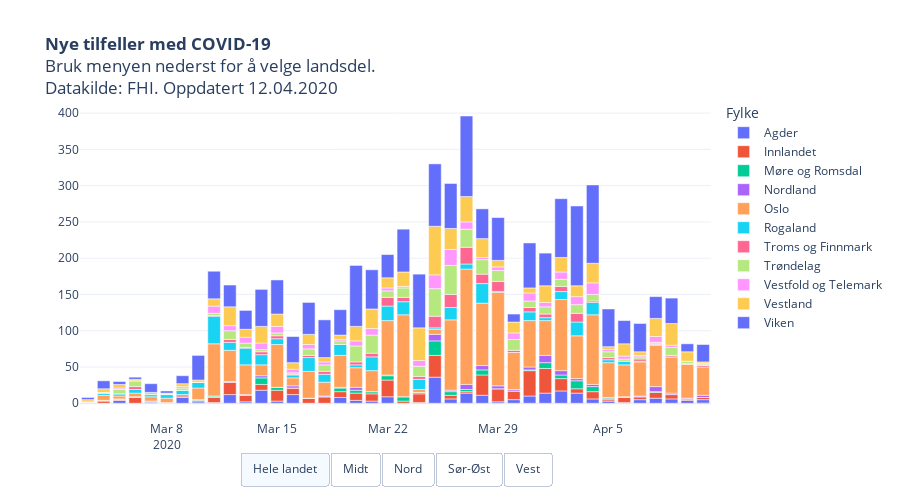

The notebook cell this image was saved under:
### Code cell
legend = [i for i in endring["Fylke"].dropna().unique()]
foretak = [i for i in endring["RHF"].dropna().unique()]
legend.sort()
foretak.sort()

fig = px.bar(endring, x='variable', y='value',
             category_orders={"RHF": foretak},
             title = "<b>Nye tilfeller med COVID-19</b><br>Bruk menyen nederst for å velge landsdel.<br>Datakilde: FHI. Oppdatert "+datetime.today().strftime('%d.%m.%Y'),
             color='Fylke', 
             height=500,
             hover_name="Fylke",
             hover_data=["value"],
             template = "plotly_white",
             labels = {"variable": "Dato", "value": "Nye tilfeller"}    
            )



fig.update_layout(
    updatemenus = list([
    dict(type="buttons", 
         direction="left", 
         active=0,
         buttons=list([
                        dict(label='Hele landet',
                 method='update',
                 args=[{'visible': [True, True, True, True, True, True, True, True, True, True, True]},
                       {'yaxis': {"title": "",
                                  "annotations": []}}]), 
            dict(label='Midt',
                 method='update',
                 args=[{'visible': [False, False, True, False, False, False, False, True, False, False, False]},
                       {'yaxis': {"title": "",
                                  "annotations": []}}]),         
            dict(label='Nord',
                 method='update',
                 args=[{'visible': [False, False, False, True, False, False, True, False, False, False, False]},
                       {'yaxis': {"title": "",
                                  "annotations": []}}]),
            
            dict(label='Sør-Øst',
                 method='update',
                 args=[{'visible': [True, True, False, False, True, False, False, False, True, False, True]},
                       {'yaxis': {"title": "",
                                  "annotations": []}}]),  
                               
             dict(label='Vest',
                 method='update',
                 args=[{'visible': [False, False, False, False, False, True, False, False, False, True, False]},
                       {'yaxis': {"title": "",
                                  "annotations": []}}])  
             
            ]),
            showactive=True,
            x=0.5,
            xanchor="center",
            y=-0.1,
            yanchor="top"
        )
    ]))

fig.update_layout(autosize=True,
    #margin=dict(l=100, r=100, t=150, b=0),
    paper_bgcolor='rgba(0, 0, 0, 0)',
    xaxis=dict(title=''),
    yaxis=dict(title='', rangemode = 'tozero'),
    #plot_bgcolor='rgb(248, 248, 255),'
                 )

py.plot(fig, filename='COVID19_nye_tilfeller.html', auto_open=False)
fig.show()

### Figure 1 — Plotly figure (JSON) as saved in the notebook; plotly's stock layout.template omitted (floating-point values rounded to 4 significant figures)
{"data": [{"alignmentgroup": "True", "customdata": [[1], [0], [4], [0], [2], [0], [8], [2], [1], [12], [2], [18], [3], [12], [0], [0], [8], [4], [3], [9], [0], [1], [36], [6], [14], [11], [2], [5], [10], [14], [17], [14], [6], [3], [1], [5], [7], [6], [4], [5]], "hoverlabel": {"namelength": 0}, "hovertemplate": "<b>%{hovertext}</b><br><br>Fylke=Agder<br>Dato=%{x}<br>Nye tilfeller=%{customdata[0]}", "hovertext": ["Agder", "Agder", "Agder", "Agder", "Agder", "Agder", "Agder", "Agder", "Agder", "Agder", "Agder", "Agder", "Agder", "Agder", "Agder", "Agder", "Agder", "Agder", "Agder", "Agder", "Agder", "Agder", "Agder", "Agder", "Agder", "Agder", "Agder", "Agder", "Agder", "Agder", "Agder", "Agder", "Agder", "Agder", "Agder", "Agder", "Agder", "Agder", "Agder", "Agder"], "legendgroup": "Agder", "marker": {"color": "#636efa"}, "name": "Agder", "offsetgroup": "Agder", "orientation": "v", "showlegend": true, "textposition": "auto", "type": "bar", "x": ["2020-03-03T00:00:00", "2020-03-04T00:00:00", "2020-03-05T00:00:00", "2020-03-06T00:00:00", "2020-03-07T00:00:00", "2020-03-08T00:00:00", "2020-03-09T00:00:00", "2020-03-10T00:00:00", "2020-03-11T00:00:00", "2020-03-12T00:00:00", "2020-03-13T00:00:00", "2020-03-14T00:00:00", "2020-03-15T00:00:00", "2020-03-16T00:00:00", "2020-03-17T00:00:00", "2020-03-18T00:00:00", "2020-03-19T00:00:00", "2020-03-20T00:00:00", "2020-03-21T00:00:00", "2020-03-22T00:00:00", "2020-03-23T00:00:00", "2020-03-24T00:00:00", "2020-03-25T00:00:00", "2020-03-26T00:00:00", "2020-03-27T00:00:00", "2020-03-28T00:00:00", "2020-03-29T00:00:00", "2020-03-30T00:00:00", "2020-03-31T00:00:00", "2020-04-01T00:00:00", "2020-04-02T00:00:00", "2020-04-03T00:00:00", "2020-04-04T00:00:00", "2020-04-05T00:00:00", "2020-04-06T00:00:00", "2020-04-07T00:00:00", "2020-04-08T00:00:00", "2020-04-09T00:00:00", "2020-04-10T00:00:00", "2020-04-11T00:00:00"], "xaxis": "x", "y": [1, 0, 4, 0, 2, 0, 8, 2, 1, 12, 2, 18, 3, 12, 0, 0, 8, 4, 3, 9, 0, 1, 36, 6, 14, 11, 2, 5, 10, 14, 17, 14, 6, 3, 1, 5, 7, 6, 4, 5], "yaxis": "y"}, {"alignmentgroup": "True", "customdata": [[0], [3], [1], [8], [0], [0], [2], [2], [7], [17], [9], [8], [15], [9], [7], [9], [8], [10], [10], [23], [3], [12], [30], [5], [2], [28], [18], [12], [35], [34], [17], [6], [10], [2], [7], [4], [8], [6], [2], [3]], "hoverlabel": {"namelength": 0}, "hovertemplate": "<b>%{hovertext}</b><br><br>Fylke=Innlandet<br>Dato=%{x}<br>Nye tilfeller=%{customdata[0]}", "hovertext": ["Innlandet", "Innlandet", "Innlandet", "Innlandet", "Innlandet", "Innlandet", "Innlandet", "Innlandet", "Innlandet", "Innlandet", "Innlandet", "Innlandet", "Innlandet", "Innlandet", "Innlandet", "Innlandet", "Innlandet", "Innlandet", "Innlandet", "Innlandet", "Innlandet", "Innlandet", "Innlandet", "Innlandet", "Innlandet", "Innlandet", "Innlandet", "Innlandet", "Innlandet", "Innlandet", "Innlandet", "Innlandet", "Innlandet", "Innlandet", "Innlandet", "Innlandet", "Innlandet", "Innlandet", "Innlandet", "Innlandet"], "legendgroup": "Innlandet", "marker": {"color": "#EF553B"}, "name": "Innlandet", "offsetgroup": "Innlandet", "orientation": "v", "showlegend": true, "textposition": "auto", "type": "bar", "x": ["2020-03-03T00:00:00", "2020-03-04T00:00:00", "2020-03-05T00:00:00", "2020-03-06T00:00:00", "2020-03-07T00:00:00", "2020-03-08T00:00:00", "2020-03-09T00:00:00", "2020-03-10T00:00:00", "2020-03-11T00:00:00", "2020-03-12T00:00:00", "2020-03-13T00:00:00", "2020-03-14T00:00:00", "2020-03-15T00:00:00", "2020-03-16T00:00:00", "2020-03-17T00:00:00", "2020-03-18T00:00:00", "2020-03-19T00:00:00", "2020-03-20T00:00:00", "2020-03-21T00:00:00", "2020-03-22T00:00:00", "2020-03-23T00:00:00", "2020-03-24T00:00:00", "2020-03-25T00:00:00", "2020-03-26T00:00:00", "2020-03-27T00:00:00", "2020-03-28T00:00:00", "2020-03-29T00:00:00", "2020-03-30T00:00:00", "2020-03-31T00:00:00", "2020-04-01T00:00:00", "2020-04-02T00:00:00", "2020-04-03T00:00:00", "2020-04-04T00:00:00", "2020-04-05T00:00:00", "2020-04-06T00:00:00", "2020-04-07T00:00:00", "2020-04-08T00:00:00", "2020-04-09T00:00:00", "2020-04-10T00:00:00", "2020-04-11T00:00:00"], "xaxis": "x", "y": [0, 3, 1, 8, 0, 0, 2, 2, 7, 17, 9, 8, 15, 9, 7, 9, 8, 10, 10, 23, 3, 12, 30, 5, 2, 28, 18, 12, 35, 34, 17, 6, 10, 2, 7, 4, 8, 6, 2, 3], "yaxis": "y"}, {"alignmentgroup": "True", "customdata": [[0], [1], [1], [0], [0], [0], [2], [1], [2], [0], [0], [9], [4], [0], [0], [0], [5], [4], [3], [6], [6], [2], [20], [5], [3], [7], [0], [0], [1], [8], [5], [11], [7], [2], [0], [0], [1], [0], [0], [0]], "hoverlabel": {"namelength": 0}, "hovertemplate": "<b>%{hovertext}</b><br><br>Fylke=Møre og Romsdal<br>Dato=%{x}<br>Nye tilfeller=%{customdata[0]}", "hovertext": ["Møre og Romsdal", "Møre og Romsdal", "Møre og Romsdal", "Møre og Romsdal", "Møre og Romsdal", "Møre og Romsdal", "Møre og Romsdal", "Møre og Romsdal", "Møre og Romsdal", "Møre og Romsdal", "Møre og Romsdal", "Møre og Romsdal", "Møre og Romsdal", "Møre og Romsdal", "Møre og Romsdal", "Møre og Romsdal", "Møre og Romsdal", "Møre og Romsdal", "Møre og Romsdal", "Møre og Romsdal", "Møre og Romsdal", "Møre og Romsdal", "Møre og Romsdal", "Møre og Romsdal", "Møre og Romsdal", "Møre og Romsdal", "Møre og Romsdal", "Møre og Romsdal", "Møre og Romsdal", "Møre og Romsdal", "Møre og Romsdal", "Møre og Romsdal", "Møre og Romsdal", "Møre og Romsdal", "Møre og Romsdal", "Møre og Romsdal", "Møre og Romsdal", "Møre og Romsdal", "Møre og Romsdal", "Møre og Romsdal"], "legendgroup": "Møre og Romsdal", "marker": {"color": "#00cc96"}, "name": "Møre og Romsdal", "offsetgroup": "Møre og Romsdal", "orientation": "v", "showlegend": true, "textposition": "auto", "type": "bar", "x": ["2020-03-03T00:00:00", "2020-03-04T00:00:00", "2020-03-05T00:00:00", "2020-03-06T00:00:00", "2020-03-07T00:00:00", "2020-03-08T00:00:00", "2020-03-09T00:00:00", "2020-03-10T00:00:00", "2020-03-11T00:00:00", "2020-03-12T00:00:00", "2020-03-13T00:00:00", "2020-03-14T00:00:00", "2020-03-15T00:00:00", "2020-03-16T00:00:00", "2020-03-17T00:00:00", "2020-03-18T00:00:00", "2020-03-19T00:00:00", "2020-03-20T00:00:00", "2020-03-21T00:00:00", "2020-03-22T00:00:00", "2020-03-23T00:00:00", "2020-03-24T00:00:00", "2020-03-25T00:00:00", "2020-03-26T00:00:00", "2020-03-27T00:00:00", "2020-03-28T00:00:00", "2020-03-29T00:00:00", "2020-03-30T00:00:00", "2020-03-31T00:00:00", "2020-04-01T00:00:00", "2020-04-02T00:00:00", "2020-04-03T00:00:00", "2020-04-04T00:00:00", "2020-04-05T00:00:00", "2020-04-06T00:00:00", "2020-04-07T00:00:00", "2020-04-08T00:00:00", "2020-04-09T00:00:00", "2020-04-10T00:00:00", "2020-04-11T00:00:00"], "xaxis": "x", "y": [0, 1, 1, 0, 0, 0, 2, 1, 2, 0, 0, 9, 4, 0, 0, 0, 5, 4, 3, 6, 6, 2, 20, 5, 3, 7, 0, 0, 1, 8, 5, 11, 7, 2, 0, 0, 1, 0, 0, 0], "yaxis": "y"}, {"alignmentgroup": "True", "customdata": [[0], [0], [0], [1], [1], [1], [0], [0], [0], [1], [1], [3], [0], [3], [0], [1], [1], [4], [0], [1], [0], [0], [9], [2], [7], [6], [4], [2], [4], [10], [6], [3], [3], [1], [1], [1], [7], [2], [1], [3]], "hoverlabel": {"namelength": 0}, "hovertemplate": "<b>%{hovertext}</b><br><br>Fylke=Nordland<br>Dato=%{x}<br>Nye tilfeller=%{customdata[0]}", "hovertext": ["Nordland", "Nordland", "Nordland", "Nordland", "Nordland", "Nordland", "Nordland", "Nordland", "Nordland", "Nordland", "Nordland", "Nordland", "Nordland", "Nordland", "Nordland", "Nordland", "Nordland", "Nordland", "Nordland", "Nordland", "Nordland", "Nordland", "Nordland", "Nordland", "Nordland", "Nordland", "Nordland", "Nordland", "Nordland", "Nordland", "Nordland", "Nordland", "Nordland", "Nordland", "Nordland", "Nordland", "Nordland", "Nordland", "Nordland", "Nordland"], "legendgroup": "Nordland", "marker": {"color": "#ab63fa"}, "name": "Nordland", "offsetgroup": "Nordland", "orientation": "v", "showlegend": true, "textposition": "auto", "type": "bar", "x": ["2020-03-03T00:00:00", "2020-03-04T00:00:00", "2020-03-05T00:00:00", "2020-03-06T00:00:00", "2020-03-07T00:00:00", "2020-03-08T00:00:00", "2020-03-09T00:00:00", "2020-03-10T00:00:00", "2020-03-11T00:00:00", "2020-03-12T00:00:00", "2020-03-13T00:00:00", "2020-03-14T00:00:00", "2020-03-15T00:00:00", "2020-03-16T00:00:00", "2020-03-17T00:00:00", "2020-03-18T00:00:00", "2020-03-19T00:00:00", "2020-03-20T00:00:00", "2020-03-21T00:00:00", "2020-03-22T00:00:00", "2020-03-23T00:00:00", "2020-03-24T00:00:00", "2020-03-25T00:00:00", "2020-03-26T00:00:00", "2020-03-27T00:00:00", "2020-03-28T00:00:00", "2020-03-29T00:00:00", "2020-03-30T00:00:00", "2020-03-31T00:00:00", "2020-04-01T00:00:00", "2020-04-02T00:00:00", "2020-04-03T00:00:00", "2020-04-04T00:00:00", "2020-04-05T00:00:00", "2020-04-06T00:00:00", "2020-04-07T00:00:00", "2020-04-08T00:00:00", "2020-04-09T00:00:00", "2020-04-10T00:00:00", "2020-04-11T00:00:00"], "xaxis": "x", "y": [0, 0, 0, 1, 1, 1, 0, 0, 0, 1, 1, 3, 0, 3, 0, 1, 1, 4, 0, 1, 0, 0, 9, 2, 7, 6, 4, 2, 4, 10, 6, 3, 3, 1, 1, 1, 7, 2, 1, 3], "yaxis": "y"}, {"alignmentgroup": "True", "customdata": [[0], [7], [4], [5], [6], [6], [0], [16], [72], [43], [41], [15], [59], [11], [37], [19], [44], [27], [29], [75], [113], [4], [7], [97], [159], [86], [129], [51], [64], [48], [98], [59], [96], [48], [44], [47], [57], [50], [47], [39]], "hoverlabel": {"namelength": 0}, "hovertemplate": "<b>%{hovertext}</b><br><br>Fylke=Oslo<br>Dato=%{x}<br>Nye tilfeller=%{customdata[0]}", "hovertext": ["Oslo", "Oslo", "Oslo", "Oslo", "Oslo", "Oslo", "Oslo", "Oslo", "Oslo", "Oslo", "Oslo", "Oslo", "Oslo", "Oslo", "Oslo", "Oslo", "Oslo", "Oslo", "Oslo", "Oslo", "Oslo", "Oslo", "Oslo", "Oslo", "Oslo", "Oslo", "Oslo", "Oslo", "Oslo", "Oslo", "Oslo", "Oslo", "Oslo", "Oslo", "Oslo", "Oslo", "Oslo", "Oslo", "Oslo", "Oslo"], "legendgroup": "Oslo", "marker": {"color": "#FFA15A"}, "name": "Oslo", "offsetgroup": "Oslo", "orientation": "v", "showlegend": true, "textposition": "auto", "type": "bar", "x": ["2020-03-03T00:00:00", "2020-03-04T00:00:00", "2020-03-05T00:00:00", "2020-03-06T00:00:00", "2020-03-07T00:00:00", "2020-03-08T00:00:00", "2020-03-09T00:00:00", "2020-03-10T00:00:00", "2020-03-11T00:00:00", "2020-03-12T00:00:00", "2020-03-13T00:00:00", "2020-03-14T00:00:00", "2020-03-15T00:00:00", "2020-03-16T00:00:00", "2020-03-17T00:00:00", "2020-03-18T00:00:00", "2020-03-19T00:00:00", "2020-03-20T00:00:00", "2020-03-21T00:00:00", "2020-03-22T00:00:00", "2020-03-23T00:00:00", "2020-03-24T00:00:00", "2020-03-25T00:00:00", "2020-03-26T00:00:00", "2020-03-27T00:00:00", "2020-03-28T00:00:00", "2020-03-29T00:00:00", "2020-03-30T00:00:00", "2020-03-31T00:00:00", "2020-04-01T00:00:00", "2020-04-02T00:00:00", "2020-04-03T00:00:00", "2020-04-04T00:00:00", "2020-04-05T00:00:00", "2020-04-06T00:00:00", "2020-04-07T00:00:00", "2020-04-08T00:00:00", "2020-04-09T00:00:00", "2020-04-10T00:00:00", "2020-04-11T00:00:00"], "xaxis": "x", "y": [0, 7, 4, 5, 6, 6, 0, 16, 72, 43, 41, 15, 59, 11, 37, 19, 44, 27, 29, 75, 113, 4, 7, 97, 159, 86, 129, 51, 64, 48, 98, 59, 96, 48, 44, 47, 57, 50, 47, 39], "yaxis": "y"}, {"alignmentgroup": "True", "customdata": [[0], [3], [3], [5], [3], [5], [6], [8], [38], [11], [23], [14], [8], [4], [19], [11], [15], [4], [19], [20], [18], [14], [2], [17], [7], [27], [1], [0], [12], [4], [11], [19], [17], [4], [5], [1], [1], [0], [0], [-1]], "hoverlabel": {"namelength": 0}, "hovertemplate": "<b>%{hovertext}</b><br><br>Fylke=Rogaland<br>Dato=%{x}<br>Nye tilfeller=%{customdata[0]}", "hovertext": ["Rogaland", "Rogaland", "Rogaland", "Rogaland", "Rogaland", "Rogaland", "Rogaland", "Rogaland", "Rogaland", "Rogaland", "Rogaland", "Rogaland", "Rogaland", "Rogaland", "Rogaland", "Rogaland", "Rogaland", "Rogaland", "Rogaland", "Rogaland", "Rogaland", "Rogaland", "Rogaland", "Rogaland", "Rogaland", "Rogaland", "Rogaland", "Rogaland", "Rogaland", "Rogaland", "Rogaland", "Rogaland", "Rogaland", "Rogaland", "Rogaland", "Rogaland", "Rogaland", "Rogaland", "Rogaland", "Rogaland"], "legendgroup": "Rogaland", "marker": {"color": "#19d3f3"}, "name": "Rogaland", "offsetgroup": "Rogaland", "orientation": "v", "showlegend": true, "textposition": "auto", "type": "bar", "x": ["2020-03-03T00:00:00", "2020-03-04T00:00:00", "2020-03-05T00:00:00", "2020-03-06T00:00:00", "2020-03-07T00:00:00", "2020-03-08T00:00:00", "2020-03-09T00:00:00", "2020-03-10T00:00:00", "2020-03-11T00:00:00", "2020-03-12T00:00:00", "2020-03-13T00:00:00", "2020-03-14T00:00:00", "2020-03-15T00:00:00", "2020-03-16T00:00:00", "2020-03-17T00:00:00", "2020-03-18T00:00:00", "2020-03-19T00:00:00", "2020-03-20T00:00:00", "2020-03-21T00:00:00", "2020-03-22T00:00:00", "2020-03-23T00:00:00", "2020-03-24T00:00:00", "2020-03-25T00:00:00", "2020-03-26T00:00:00", "2020-03-27T00:00:00", "2020-03-28T00:00:00", "2020-03-29T00:00:00", "2020-03-30T00:00:00", "2020-03-31T00:00:00", "2020-04-01T00:00:00", "2020-04-02T00:00:00", "2020-04-03T00:00:00", "2020-04-04T00:00:00", "2020-04-05T00:00:00", "2020-04-06T00:00:00", "2020-04-07T00:00:00", "2020-04-08T00:00:00", "2020-04-09T00:00:00", "2020-04-10T00:00:00", "2020-04-11T00:00:00"], "xaxis": "x", "y": [0, 3, 3, 5, 3, 5, 6, 8, 38, 11, 23, 14, 8, 4, 19, 11, 15, 4, 19, 20, 18, 14, 2, 17, 7, 27, 1, 0, 12, 4, 11, 19, 17, 4, 5, 1, 1, 0, 0, -1], "yaxis": "y"}, {"alignmentgroup": "True", "customdata": [[1], [0], [0], [4], [0], [0], [0], [0], [1], [4], [1], [4], [4], [1], [3], [4], [0], [4], [5], [12], [6], [4], [16], [18], [23], [13], [14], [3], [6], [5], [7], [12], [2], [3], [0], [3], [1], [2], [1], [2]], "hoverlabel": {"namelength": 0}, "hovertemplate": "<b>%{hovertext}</b><br><br>Fylke=Troms og Finnmark<br>Dato=%{x}<br>Nye tilfeller=%{customdata[0]}", "hovertext": ["Troms og Finnmark", "Troms og Finnmark", "Troms og Finnmark", "Troms og Finnmark", "Troms og Finnmark", "Troms og Finnmark", "Troms og Finnmark", "Troms og Finnmark", "Troms og Finnmark", "Troms og Finnmark", "Troms og Finnmark", "Troms og Finnmark", "Troms og Finnmark", "Troms og Finnmark", "Troms og Finnmark", "Troms og Finnmark", "Troms og Finnmark", "Troms og Finnmark", "Troms og Finnmark", "Troms og Finnmark", "Troms og Finnmark", "Troms og Finnmark", "Troms og Finnmark", "Troms og Finnmark", "Troms og Finnmark", "Troms og Finnmark", "Troms og Finnmark", "Troms og Finnmark", "Troms og Finnmark", "Troms og Finnmark", "Troms og Finnmark", "Troms og Finnmark", "Troms og Finnmark", "Troms og Finnmark", "Troms og Finnmark", "Troms og Finnmark", "Troms og Finnmark", "Troms og Finnmark", "Troms og Finnmark", "Troms og Finnmark"], "legendgroup": "Troms og Finnmark", "marker": {"color": "#FF6692"}, "name": "Troms og Finnmark", "offsetgroup": "Troms og Finnmark", "orientation": "v", "showlegend": true, "textposition": "auto", "type": "bar", "x": ["2020-03-03T00:00:00", "2020-03-04T00:00:00", "2020-03-05T00:00:00", "2020-03-06T00:00:00", "2020-03-07T00:00:00", "2020-03-08T00:00:00", "2020-03-09T00:00:00", "2020-03-10T00:00:00", "2020-03-11T00:00:00", "2020-03-12T00:00:00", "2020-03-13T00:00:00", "2020-03-14T00:00:00", "2020-03-15T00:00:00", "2020-03-16T00:00:00", "2020-03-17T00:00:00", "2020-03-18T00:00:00", "2020-03-19T00:00:00", "2020-03-20T00:00:00", "2020-03-21T00:00:00", "2020-03-22T00:00:00", "2020-03-23T00:00:00", "2020-03-24T00:00:00", "2020-03-25T00:00:00", "2020-03-26T00:00:00", "2020-03-27T00:00:00", "2020-03-28T00:00:00", "2020-03-29T00:00:00", "2020-03-30T00:00:00", "2020-03-31T00:00:00", "2020-04-01T00:00:00", "2020-04-02T00:00:00", "2020-04-03T00:00:00", "2020-04-04T00:00:00", "2020-04-05T00:00:00", "2020-04-06T00:00:00", "2020-04-07T00:00:00", "2020-04-08T00:00:00", "2020-04-09T00:00:00", "2020-04-10T00:00:00", "2020-04-11T00:00:00"], "xaxis": "x", "y": [1, 0, 0, 4, 0, 0, 0, 0, 1, 4, 1, 4, 4, 1, 3, 4, 0, 4, 5, 12, 6, 4, 16, 18, 23, 13, 14, 3, 6, 5, 7, 12, 2, 3, 0, 3, 1, 2, 1, 2], "yaxis": "y"}, {"alignmentgroup": "True", "customdata": [[0], [1], [6], [8], [3], [1], [3], [0], [3], [12], [6], [3], [4], [2], [9], [9], [5], [22], [25], [9], [13], [14], [38], [40], [25], [20], [15], [15], [9], [10], [10], [12], [9], [8], [3], [3], [2], [11], [3], [2]], "hoverlabel": {"namelength": 0}, "hovertemplate": "<b>%{hovertext}</b><br><br>Fylke=Trøndelag<br>Dato=%{x}<br>Nye tilfeller=%{customdata[0]}", "hovertext": ["Trøndelag", "Trøndelag", "Trøndelag", "Trøndelag", "Trøndelag", "Trøndelag", "Trøndelag", "Trøndelag", "Trøndelag", "Trøndelag", "Trøndelag", "Trøndelag", "Trøndelag", "Trøndelag", "Trøndelag", "Trøndelag", "Trøndelag", "Trøndelag", "Trøndelag", "Trøndelag", "Trøndelag", "Trøndelag", "Trøndelag", "Trøndelag", "Trøndelag", "Trøndelag", "Trøndelag", "Trøndelag", "Trøndelag", "Trøndelag", "Trøndelag", "Trøndelag", "Trøndelag", "Trøndelag", "Trøndelag", "Trøndelag", "Trøndelag", "Trøndelag", "Trøndelag", "Trøndelag"], "legendgroup": "Trøndelag", "marker": {"color": "#B6E880"}, "name": "Trøndelag", "offsetgroup": "Trøndelag", "orientation": "v", "showlegend": true, "textposition": "auto", "type": "bar", "x": ["2020-03-03T00:00:00", "2020-03-04T00:00:00", "2020-03-05T00:00:00", "2020-03-06T00:00:00", "2020-03-07T00:00:00", "2020-03-08T00:00:00", "2020-03-09T00:00:00", "2020-03-10T00:00:00", "2020-03-11T00:00:00", "2020-03-12T00:00:00", "2020-03-13T00:00:00", "2020-03-14T00:00:00", "2020-03-15T00:00:00", "2020-03-16T00:00:00", "2020-03-17T00:00:00", "2020-03-18T00:00:00", "2020-03-19T00:00:00", "2020-03-20T00:00:00", "2020-03-21T00:00:00", "2020-03-22T00:00:00", "2020-03-23T00:00:00", "2020-03-24T00:00:00", "2020-03-25T00:00:00", "2020-03-26T00:00:00", "2020-03-27T00:00:00", "2020-03-28T00:00:00", "2020-03-29T00:00:00", "2020-03-30T00:00:00", "2020-03-31T00:00:00", "2020-04-01T00:00:00", "2020-04-02T00:00:00", "2020-04-03T00:00:00", "2020-04-04T00:00:00", "2020-04-05T00:00:00", "2020-04-06T00:00:00", "2020-04-07T00:00:00", "2020-04-08T00:00:00", "2020-04-09T00:00:00", "2020-04-10T00:00:00", "2020-04-11T00:00:00"], "xaxis": "x", "y": [0, 1, 6, 8, 3, 1, 3, 0, 3, 12, 6, 3, 4, 2, 9, 9, 5, 22, 25, 9, 13, 14, 38, 40, 25, 20, 15, 15, 9, 10, 10, 12, 9, 8, 3, 3, 2, 11, 3, 2], "yaxis": "y"}, {"alignmentgroup": "True", "customdata": [[0], [0], [2], [0], [0], [1], [2], [0], [10], [7], [8], [9], [9], [5], [6], [4], [2], [7], [9], [4], [2], [8], [19], [22], [10], [3], [5], [9], [11], [6], [10], [11], [16], [3], [4], [2], [8], [3], [0], [1]], "hoverlabel": {"namelength": 0}, "hovertemplate": "<b>%{hovertext}</b><br><br>Fylke=Vestfold og Telemark<br>Dato=%{x}<br>Nye tilfeller=%{customdata[0]}", "hovertext": ["Vestfold og Telemark", "Vestfold og Telemark", "Vestfold og Telemark", "Vestfold og Telemark", "Vestfold og Telemark", "Vestfold og Telemark", "Vestfold og Telemark", "Vestfold og Telemark", "Vestfold og Telemark", "Vestfold og Telemark", "Vestfold og Telemark", "Vestfold og Telemark", "Vestfold og Telemark", "Vestfold og Telemark", "Vestfold og Telemark", "Vestfold og Telemark", "Vestfold og Telemark", "Vestfold og Telemark", "Vestfold og Telemark", "Vestfold og Telemark", "Vestfold og Telemark", "Vestfold og Telemark", "Vestfold og Telemark", "Vestfold og Telemark", "Vestfold og Telemark", "Vestfold og Telemark", "Vestfold og Telemark", "Vestfold og Telemark", "Vestfold og Telemark", "Vestfold og Telemark", "Vestfold og Telemark", "Vestfold og Telemark", "Vestfold og Telemark", "Vestfold og Telemark", "Vestfold og Telemark", "Vestfold og Telemark", "Vestfold og Telemark", "Vestfold og Telemark", "Vestfold og Telemark", "Vestfold og Telemark"], "legendgroup": "Vestfold og Telemark", "marker": {"color": "#FF97FF"}, "name": "Vestfold og Telemark", "offsetgroup": "Vestfold og Telemark", "orientation": "v", "showlegend": true, "textposition": "auto", "type": "bar", "x": ["2020-03-03T00:00:00", "2020-03-04T00:00:00", "2020-03-05T00:00:00", "2020-03-06T00:00:00", "2020-03-07T00:00:00", "2020-03-08T00:00:00", "2020-03-09T00:00:00", "2020-03-10T00:00:00", "2020-03-11T00:00:00", "2020-03-12T00:00:00", "2020-03-13T00:00:00", "2020-03-14T00:00:00", "2020-03-15T00:00:00", "2020-03-16T00:00:00", "2020-03-17T00:00:00", "2020-03-18T00:00:00", "2020-03-19T00:00:00", "2020-03-20T00:00:00", "2020-03-21T00:00:00", "2020-03-22T00:00:00", "2020-03-23T00:00:00", "2020-03-24T00:00:00", "2020-03-25T00:00:00", "2020-03-26T00:00:00", "2020-03-27T00:00:00", "2020-03-28T00:00:00", "2020-03-29T00:00:00", "2020-03-30T00:00:00", "2020-03-31T00:00:00", "2020-04-01T00:00:00", "2020-04-02T00:00:00", "2020-04-03T00:00:00", "2020-04-04T00:00:00", "2020-04-05T00:00:00", "2020-04-06T00:00:00", "2020-04-07T00:00:00", "2020-04-08T00:00:00", "2020-04-09T00:00:00", "2020-04-10T00:00:00", "2020-04-11T00:00:00"], "xaxis": "x", "y": [0, 0, 2, 0, 0, 1, 2, 0, 10, 7, 8, 9, 9, 5, 6, 4, 2, 7, 9, 4, 2, 8, 19, 22, 10, 3, 5, 9, 11, 6, 10, 11, 16, 3, 4, 2, 8, 3, 0, 1], "yaxis": "y"}, {"alignmentgroup": "True", "customdata": [[3], [5], [5], [2], [0], [0], [4], [3], [10], [26], [11], [23], [17], [9], [14], [6], [6], [20], [27], [14], [20], [45], [67], [29], [35], [26], [9], [15], [7], [23], [20], [15], [27], [4], [17], [5], [25], [30], [13], [2]], "hoverlabel": {"namelength": 0}, "hovertemplate": "<b>%{hovertext}</b><br><br>Fylke=Vestland<br>Dato=%{x}<br>Nye tilfeller=%{customdata[0]}", "hovertext": ["Vestland", "Vestland", "Vestland", "Vestland", "Vestland", "Vestland", "Vestland", "Vestland", "Vestland", "Vestland", "Vestland", "Vestland", "Vestland", "Vestland", "Vestland", "Vestland", "Vestland", "Vestland", "Vestland", "Vestland", "Vestland", "Vestland", "Vestland", "Vestland", "Vestland", "Vestland", "Vestland", "Vestland", "Vestland", "Vestland", "Vestland", "Vestland", "Vestland", "Vestland", "Vestland", "Vestland", "Vestland", "Vestland", "Vestland", "Vestland"], "legendgroup": "Vestland", "marker": {"color": "#FECB52"}, "name": "Vestland", "offsetgroup": "Vestland", "orientation": "v", "showlegend": true, "textposition": "auto", "type": "bar", "x": ["2020-03-03T00:00:00", "2020-03-04T00:00:00", "2020-03-05T00:00:00", "2020-03-06T00:00:00", "2020-03-07T00:00:00", "2020-03-08T00:00:00", "2020-03-09T00:00:00", "2020-03-10T00:00:00", "2020-03-11T00:00:00", "2020-03-12T00:00:00", "2020-03-13T00:00:00", "2020-03-14T00:00:00", "2020-03-15T00:00:00", "2020-03-16T00:00:00", "2020-03-17T00:00:00", "2020-03-18T00:00:00", "2020-03-19T00:00:00", "2020-03-20T00:00:00", "2020-03-21T00:00:00", "2020-03-22T00:00:00", "2020-03-23T00:00:00", "2020-03-24T00:00:00", "2020-03-25T00:00:00", "2020-03-26T00:00:00", "2020-03-27T00:00:00", "2020-03-28T00:00:00", "2020-03-29T00:00:00", "2020-03-30T00:00:00", "2020-03-31T00:00:00", "2020-04-01T00:00:00", "2020-04-02T00:00:00", "2020-04-03T00:00:00", "2020-04-04T00:00:00", "2020-04-05T00:00:00", "2020-04-06T00:00:00", "2020-04-07T00:00:00", "2020-04-08T00:00:00", "2020-04-09T00:00:00", "2020-04-10T00:00:00", "2020-04-11T00:00:00"], "xaxis": "x", "y": [3, 5, 5, 2, 0, 0, 4, 3, 10, 26, 11, 23, 17, 9, 14, 6, 6, 20, 27, 14, 20, 45, 67, 29, 35, 26, 9, 15, 7, 23, 20, 15, 27, 4, 17, 5, 25, 30, 13, 2], "yaxis": "y"}, {"alignmentgroup": "True", "customdata": [[3], [11], [4], [3], [12], [3], [11], [34], [38], [30], [26], [51], [47], [36], [44], [52], [35], [84], [54], [32], [59], [74], [86], [62], [111], [41], [59], [11], [62], [45], [81], [110], [108], [52], [32], [39], [30], [35], [11], [24]], "hoverlabel": {"namelength": 0}, "hovertemplate": "<b>%{hovertext}</b><br><br>Fylke=Viken<br>Dato=%{x}<br>Nye tilfeller=%{customdata[0]}", "hovertext": ["Viken", "Viken", "Viken", "Viken", "Viken", "Viken", "Viken", "Viken", "Viken", "Viken", "Viken", "Viken", "Viken", "Viken", "Viken", "Viken", "Viken", "Viken", "Viken", "Viken", "Viken", "Viken", "Viken", "Viken", "Viken", "Viken", "Viken", "Viken", "Viken", "Viken", "Viken", "Viken", "Viken", "Viken", "Viken", "Viken", "Viken", "Viken", "Viken", "Viken"], "legendgroup": "Viken", "marker": {"color": "#636efa"}, "name": "Viken", "offsetgroup": "Viken", "orientation": "v", "showlegend": true, "textposition": "auto", "type": "bar", "x": ["2020-03-03T00:00:00", "2020-03-04T00:00:00", "2020-03-05T00:00:00", "2020-03-06T00:00:00", "2020-03-07T00:00:00", "2020-03-08T00:00:00", "2020-03-09T00:00:00", "2020-03-10T00:00:00", "2020-03-11T00:00:00", "2020-03-12T00:00:00", "2020-03-13T00:00:00", "2020-03-14T00:00:00", "2020-03-15T00:00:00", "2020-03-16T00:00:00", "2020-03-17T00:00:00", "2020-03-18T00:00:00", "2020-03-19T00:00:00", "2020-03-20T00:00:00", "2020-03-21T00:00:00", "2020-03-22T00:00:00", "2020-03-23T00:00:00", "2020-03-24T00:00:00", "2020-03-25T00:00:00", "2020-03-26T00:00:00", "2020-03-27T00:00:00", "2020-03-28T00:00:00", "2020-03-29T00:00:00", "2020-03-30T00:00:00", "2020-03-31T00:00:00", "2020-04-01T00:00:00", "2020-04-02T00:00:00", "2020-04-03T00:00:00", "2020-04-04T00:00:00", "2020-04-05T00:00:00", "2020-04-06T00:00:00", "2020-04-07T00:00:00", "2020-04-08T00:00:00", "2020-04-09T00:00:00", "2020-04-10T00:00:00", "2020-04-11T00:00:00"], "xaxis": "x", "y": [3, 11, 4, 3, 12, 3, 11, 34, 38, 30, 26, 51, 47, 36, 44, 52, 35, 84, 54, 32, 59, 74, 86, 62, 111, 41, 59, 11, 62, 45, 81, 110, 108, 52, 32, 39, 30, 35, 11, 24], "yaxis": "y"}], "layout": {"autosize": true, "barmode": "relative", "height": 500, "legend": {"title": {"text": "Fylke"}, "tracegroupgap": 0}, "paper_bgcolor": "rgba(0, 0, 0, 0)", "title": {"text": "<b>Nye tilfeller med COVID-19</b><br>Bruk menyen nederst for å velge landsdel.<br>Datakilde: FHI. Oppdatert 12.04.2020"}, "updatemenus": [{"active": 0, "buttons": [{"args": [{"visible": [true, true, true, true, true, true, true, true, true, true, true]}, {"yaxis": {"annotations": [], "title": ""}}], "label": "Hele landet", "method": "update"}, {"args": [{"visible": [false, false, true, false, false, false, false, true, false, false, false]}, {"yaxis": {"annotations": [], "title": ""}}], "label": "Midt", "method": "update"}, {"args": [{"visible": [false, false, false, true, false, false, true, false, false, false, false]}, {"yaxis": {"annotations": [], "title": ""}}], "label": "Nord", "method": "update"}, {"args": [{"visible": [true, true, false, false, true, false, false, false, true, false, true]}, {"yaxis": {"annotations": [], "title": ""}}], "label": "Sør-Øst", "method": "update"}, {"args": [{"visible": [false, false, false, false, false, true, false, false, false, true, false]}, {"yaxis": {"annotations": [], "title": ""}}], "label": "Vest", "method": "update"}], "direction": "left", "showactive": true, "type": "buttons", "x": 0.5, "xanchor": "center", "y": -0.1, "yanchor": "top"}], "xaxis": {"anchor": "y", "domain": [0, 1], "title": {"text": ""}}, "yaxis": {"anchor": "x", "domain": [0, 1], "rangemode": "tozero", "title": {"text": ""}}}}
